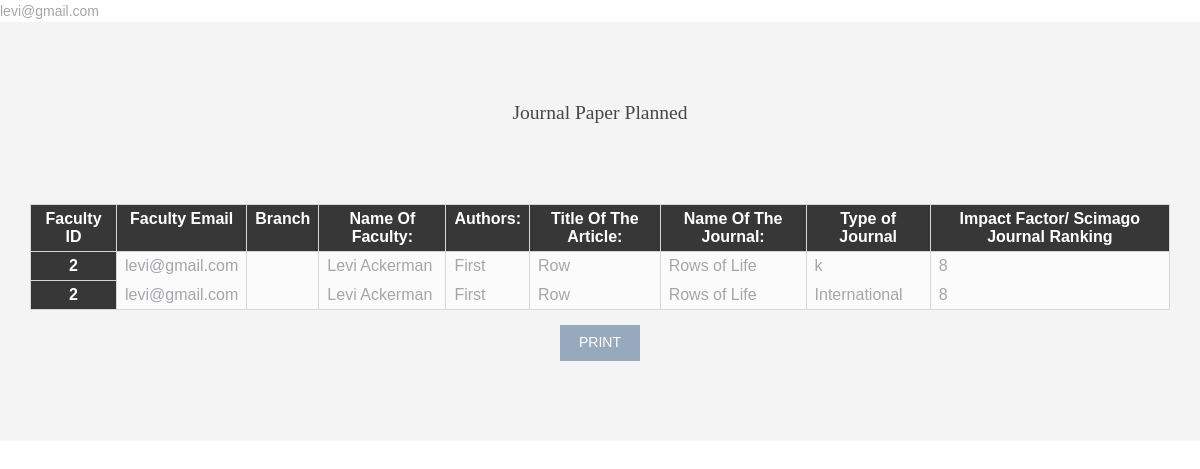
The app's page /one.php?email=levi@gmail.com with its own data.
### tables this page shows
CREATE TABLE IF NOT EXISTS `details_of_journal_publications` (
  `id` int(100) NOT NULL,
  `email` varchar(100) NOT NULL,
  `branch` varchar(100) NOT NULL,
  `name_of_faculty` varchar(100) NOT NULL,
  `first_author` varchar(100) NOT NULL,
  `title_of_the_article` varchar(100) NOT NULL,
  `name_of_the_journal` varchar(100) NOT NULL,
  `type_of_thejournal` varchar(100) NOT NULL,
  `impact_actor_cimago_journal_ranking` varchar(100) NOT NULL
);

### one.php (the view, shortened to what this page needs)
<?php
include('dbconnection.php');
 if(isset($_GET['email'])){
  $f_email = $_GET['email'];
  $get_pro = "SELECT * FROM details_of_journal_publications WHERE email ='$f_email'";
  $run_pro = mysqli_query($con, $get_pro);
}
?>
<!DOCTYPE html>
<html dir="ltr" lang="en">
<head>
    <link href="layout/styles/layout.css" rel="stylesheet" type="text/css" media="all">
</head>
                <div class="wrapper row2">
  <section id="ctdetails" class="hoc container clear">
    <div class="sectiontitle">
                                <h4 class="card-title">Journal Paper Planned</h4>
                            </div>
                            <div class="table-responsive">
                                <table class="table table-bordered">
                                    <thead>
                                        <tr><th scope="col">Faculty ID</th>
                                        <th scope="col">Faculty Email</th>
                                            <th scope="col">Branch</th>
                                            <th scope="col">Name Of Faculty:</th>
                                            <th scope="col">Authors:</th>
                                            <th scope="col">Title Of The Article:</th>
                                            <th scope="col">Name Of The Journal:</th>
                                            <th scope="col">Type of Journal</th>
                                            <th scope="col">Impact Factor/ Scimago Journal Ranking</th>
                                        </tr>
                                    </thead>
                                    <?php
while($row = mysqli_fetch_array($run_pro)) {
?>
                                    <tbody>
                                        <tr>
                                            <th scope="row"><?php echo $row["id"]; ?></th>
                                            <td><?php echo $row["email"]; ?></td>
                                            <td><?php echo $row["branch"];?></td>
                                            <td><?php echo $row["name_of_faculty"]; ?></td>
                                            <td><?php echo $row["first_author"]; ?></td>
                                            <td><?php echo $row["title_of_the_article"];  ?></td>
                                            <td><?php echo $row["name_of_the_journal"];  ?></td>
                                            <td><?php echo $row["type_of_thejournal"]; ?></td>
                                            <td><?php echo $row["impact_actor_cimago_journal_ranking"];  ?></td>
                                               <?php
}
?>
                                    </tbody>
                                </table>
                                <b><center> <button onclick="window.print();">Print</button></center></b>
                            </div>
                        </div>

### layout/styles/layout.css (style rules this page uses)
.container { padding:80px 0; }
.sectiontitle { display:block; max-width:55%; margin:0 auto 80px; text-align:center; }
.sectiontitle * { margin:0; }
#ctdetails input, #ctdetails button { border:1px solid; }
#ctdetails button { padding:8px 18px 10px; text-transform:uppercase; font-weight:400; cursor:pointer; }
*, *::before, *::after { transition:all .3s ease-in-out; }
table, th, td { border:1px solid; border-collapse:collapse; vertical-align:top; }
table, th { table-layout:auto; }
table { width:100%; margin-bottom:15px; }
th, td { padding:5px 8px; }
td { border-width:0 1px; }
.row2 { color:#474747; background-color:#F4F4F4; }
#ctdetails input, #ctdetails button { border-color:transparent; }
#ctdetails button { color:#FFFFFF; background-color:#97A9BD; }
table, th, td, #comments .avatar, #comments input, #comments textarea { border-color:#D7D7D7; }
th { color:#FFFFFF; background-color:#373737; }
tr, #comments li, #comments input[type="submit"], #comments input[type="reset"] { color:inherit; background-color:#FBFBFB; }
@media screen and (min-width:1140px) { .hoc { max-width:1140px; } }

### layout/styles/framework.css (style rules this page uses)
html { overflow-y:scroll; overflow-x:hidden; }
html, body { margin:0; padding:0; font-size:14px; line-height:1.6em; }
*, *::before, *::after { box-sizing:border-box; }
.clear, .group { display:block; }
.clear::before, .clear::after, .group::before, .group::after { display:table; content:""; }
.clear, .clear::after, .group, .group::after { clear:both; }
h1, h2, h3, h4, h5, h6, .heading { font-family:Georgia, "Times New Roman", Times, serif; }
label, input, textarea, select, button { display:block; resize:none; outline:none; color:inherit; font-size:inherit; font-family:inherit; vertical-align:middle; }
::placeholder { opacity:1; }
h1, h2, h3, h4, h5, h6, .heading { margin:0 0 20px 0; font-size:1.4rem; line-height:normal; font-weight:normal; text-transform:capitalize; }
.wrapper { display:block; position:relative; width:100%; margin:0; padding:0; text-align:left; word-wrap:break-word; }
.hoc { display:block; margin:0 auto; }
address, article, aside, figcaption, figure, footer, header, main, nav, section { display:block; margin:0; padding:0; }

### one.php (style rules this page uses)
th { color: white; }

### records on screen
details_of_journal_publications: id "2", email "levi@gmail.com", name_of_faculty "Levi Ackerman", first_author "First", title_of_the_article "Row", name_of_the_journal "Rows of Life", type_of_thejournal "k", impact_actor_cimago_journal_ranking "8"
details_of_journal_publications: id "2", email "levi@gmail.com", name_of_faculty "Levi Ackerman", first_author "First", title_of_the_article "Row", name_of_the_journal "Rows of Life", type_of_thejournal "International", impact_actor_cimago_journal_ranking "8"
